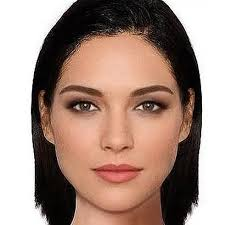
#> input picture ejemplo.jpg, 225 x 225 px
$ python 'Features from Accelerated Segment Test (FAST).py'
#> lines starting #> are read from the running program, lines starting #| are printed output that depends on the picture
import cv2

# Carga la imagen
imagen = cv2.imread('ejemplo.jpg')
#> imagen is the input picture: shape (225, 225, 3); mean B, G, R 129.9, 140.7, 165.5

# Convierte la imagen a escala de grises
imagen_gris = cv2.cvtColor(imagen, cv2.COLOR_BGR2GRAY)
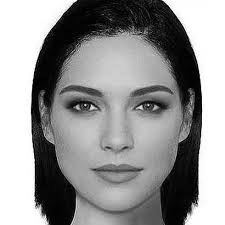
#> imagen_gris: shape (225, 225); min 0, max 255, mean 146.9

# Crea un detector FAST
fast = cv2.FastFeatureDetector_create()

# Encuentra los puntos clave usando FAST
puntos_clave = fast.detect(imagen_gris, None)
#> puntos_clave = 1040 keypoints; strongest (x, y, size): (196, 203, 7), (85, 105, 7), (45, 215, 7), (91, 105, 7)

# Dibuja los puntos clave en la imagen original
imagen_con_puntos_clave = cv2.drawKeypoints(imagen, puntos_clave, None, color=(255, 0, 0))
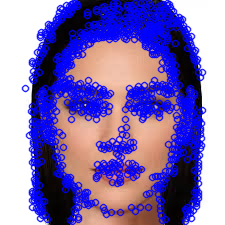
#> imagen_con_puntos_clave: shape (225, 225, 3); mean B, G, R 181.6, 114.6, 131.1

# Muestra la imagen con los puntos clave
cv2.imshow('Imagen con Puntos Clave FAST', imagen_con_puntos_clave)
cv2.waitKey(0)
cv2.destroyAllWindows()
